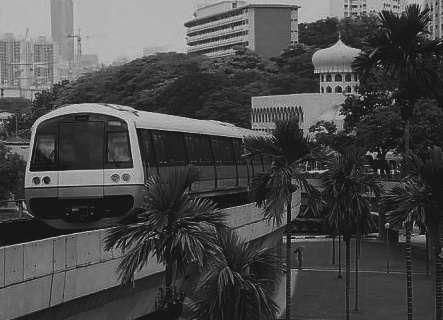
%> input picture mrt-train.jpg, 443 x 320 px
$ octave lab1.m   (GNU Octave 9; MATLAB toolbox functions it lacks are replaced by stand-ins)
%> lines starting %> are read from the running program, lines starting %| are printed output that depends on the picture
%% SC4061/CE4003/CZ4003 Computer Vision - Lab 1
clear; close all; clc;

%% 2.1 Contrast Stretching
% a. Read the image and convert to grayscale
Pc = imread('mrt-train.jpg');
%> Pc is the input picture: size 320x443x3 uint8; min 13, max 204, mean 74
whos Pc
P = rgb2gray(Pc);

% b. View the original image
figure('Name', '2.1 Contrast Stretching');
subplot(1,2,1); imshow(P); title('Original P');

% c. Minimum and maximum intensities
fprintf('2.1 Original: min = %d, max = %d\n', min(P(:)), max(P(:)));
%| 2.1 Original: min = 13, max = 204

% d. Contrast stretching: shift min to 0, then scale max to 255
P2 = imsubtract(P, double(min(P(:))));             % 13..204 -> 0..191
P2 = immultiply(P2, 255 / double(max(P2(:))));     % 0..191 -> 0..255
fprintf('2.1 Stretched: min = %d, max = %d\n', min(P2(:)), max(P2(:)));
%| 2.1 Stretched: min = 0, max = 255

% e. Display the stretched image
subplot(1,2,2); imshow(P2); title('Contrast stretched P2');

%% 2.2 Histogram Equalization
P = rgb2gray(imread('mrt-train.jpg'));

% a. Histograms of P with 10 and 256 bins
figure('Name', '2.2 Histogram Equalization');
subplot(3,2,1); imhist(P, 10);  title('P, 10 bins');
subplot(3,2,2); imhist(P, 256); title('P, 256 bins');

% b. Histogram equalization
P3 = histeq(P, 255);
subplot(3,2,3); imhist(P3, 10);  title('P3 = histeq(P), 10 bins');
subplot(3,2,4); imhist(P3, 256); title('P3 = histeq(P), 256 bins');

% c. Equalize again
P4 = histeq(P3, 255);
subplot(3,2,5); imhist(P4, 10);  title('P4 = histeq(P3), 10 bins');
subplot(3,2,6); imhist(P4, 256); title('P4 = histeq(P3), 256 bins');
%> after `title('P4 = histeq(P3), 256 bins')`:
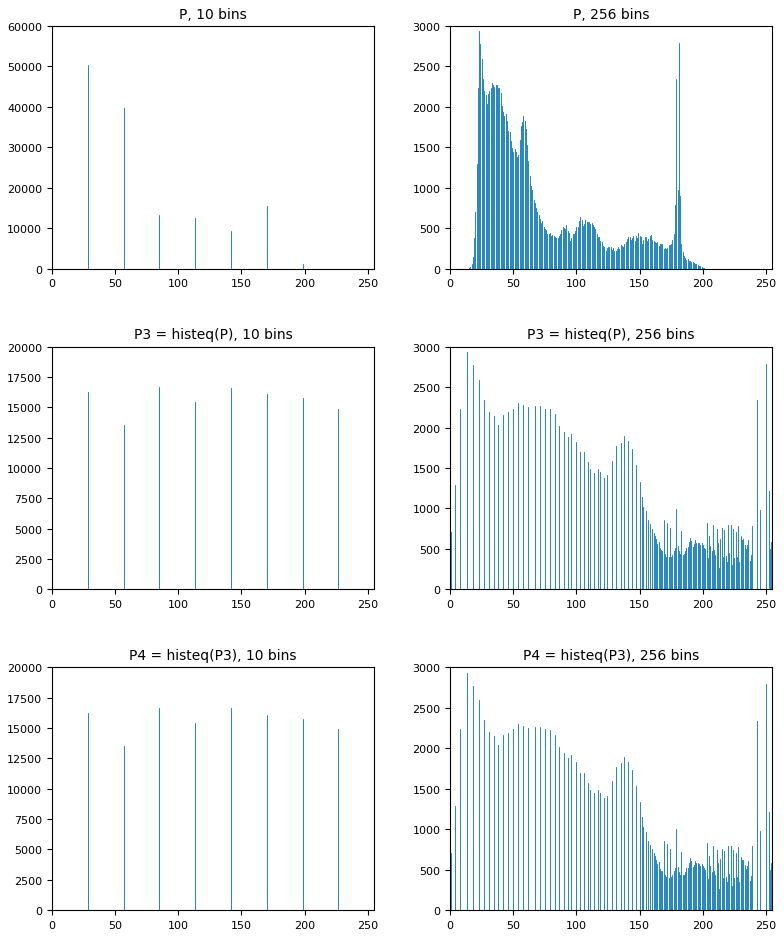
%> figure redrawn from the program's plot data, 6 panels; panel 1: highest point at x = 28.33, y = 50391; panel 2: highest point at x = 23, y = 2935; panel 3: highest point at x = 85, y = 16652; panel 4: highest point at x = 13, y = 2935
% How much did the second equalization change?
fprintf('2.2 Pixels changed by 2nd histeq: %d of %d (%.2f%%)\n', ...
        nnz(P3 ~= P4), numel(P3), 100 * nnz(P3 ~= P4) / numel(P3));
%| 2.2 Pixels changed by 2nd histeq: 0 of 141760 (0.00%)
fprintf('2.2 Largest change: %d gray level(s)\n', ...
        max(abs(double(P3(:)) - double(P4(:)))));
%| 2.2 Largest change: 0 gray level(s)
fprintf('2.2 Distinct gray levels: P = %d, P3 = %d, P4 = %d\n', ...
        numel(unique(P)), numel(unique(P3)), numel(unique(P4)));
%| 2.2 Distinct gray levels: P = 192, P3 = 136, P4 = 136

figure('Name', '2.2 Equalized images');
subplot(1,3,1); imshow(P);  title('P');
subplot(1,3,2); imshow(P3); title('P3 = histeq(P)');
subplot(1,3,3); imshow(P4); title('P4 = histeq(P3)');

%% 2.3 Linear Spatial Filtering
% a. Gaussian filters, 5x5, sigma = 1 and sigma = 2
[xx, yy] = meshgrid(-2:2, -2:2);      % x, y coordinates from -2 to 2

sigma1 = 1.0;
h1 = exp(-(xx.^2 + yy.^2) / (2 * sigma1^2)) / (2 * pi * sigma1^2);
h1 = h1 / sum(h1(:));                 % normalize so elements sum to 1

sigma2 = 2.0;
h2 = exp(-(xx.^2 + yy.^2) / (2 * sigma2^2)) / (2 * pi * sigma2^2);
h2 = h2 / sum(h2(:));                 % normalize so elements sum to 1

fprintf('2.3 sum(h1) = %.4f, sum(h2) = %.4f\n', sum(h1(:)), sum(h2(:)));

figure('Name', '2.3 Gaussian filters');
subplot(1,2,1); mesh(h1); title('Gaussian 5x5, \sigma = 1');
subplot(1,2,2); mesh(h2); title('Gaussian 5x5, \sigma = 2');
%> after `title('Gaussian 5x5, \sigma = 2')`:
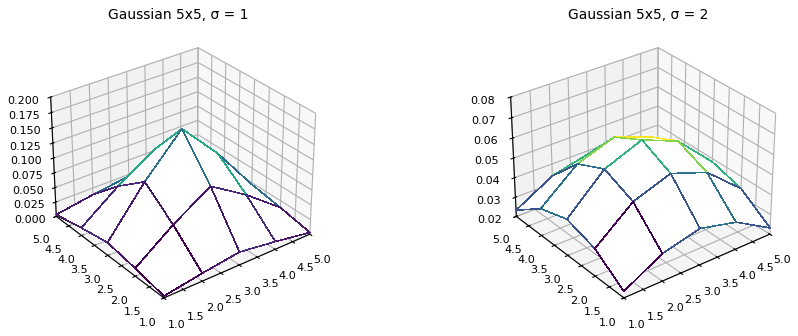
%> figure redrawn from the program's plot data, 2 panels

% b, c. Image with additive Gaussian noise
Pgn = read_gray('lib-gn.jpg');
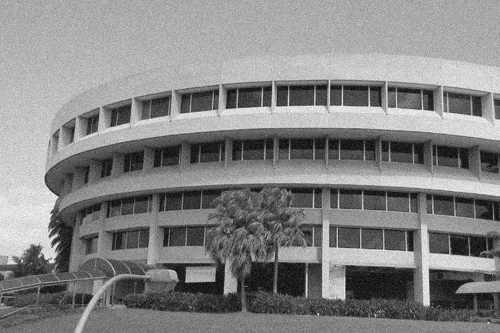
%> input picture lib-gn.jpg, 500 x 333 px
%> in read_gray, I is the input picture: size 333x500 uint8; min 0, max 255, mean 131.8
Pgn_h1 = uint8(conv2(double(Pgn), h1, 'same'));
Pgn_h2 = uint8(conv2(double(Pgn), h2, 'same'));

figure('Name', '2.3 Gaussian filtering on Gaussian noise');
subplot(1,3,1); imshow(Pgn);    title('lib-gn (Gaussian noise)');
subplot(1,3,2); imshow(Pgn_h1); title('Gaussian \sigma = 1');
subplot(1,3,3); imshow(Pgn_h2); title('Gaussian \sigma = 2');

% d, e. Image with additive speckle noise
Psp = read_gray('lib-sp.jpg');
%> call 2 of read_gray, with fname = 'lib-sp.jpg'
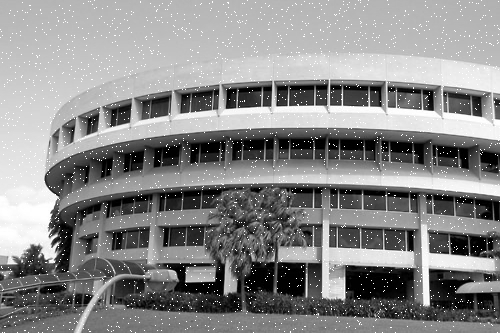
%> input picture lib-sp.jpg, 500 x 333 px
%> in read_gray, I is the input picture: size 333x500 uint8; min 0, max 255, mean 136.7
Psp_h1 = uint8(conv2(double(Psp), h1, 'same'));
Psp_h2 = uint8(conv2(double(Psp), h2, 'same'));

figure('Name', '2.3 Gaussian filtering on speckle noise');
subplot(1,3,1); imshow(Psp);    title('lib-sp (speckle noise)');
subplot(1,3,2); imshow(Psp_h1); title('Gaussian \sigma = 1');
subplot(1,3,3); imshow(Psp_h2); title('Gaussian \sigma = 2');

%% 2.4 Median Filtering
Pgn = read_gray('lib-gn.jpg');
Psp = read_gray('lib-sp.jpg');
Pgn_m3 = medfilt2(Pgn, [3 3]);
Pgn_m5 = medfilt2(Pgn, [5 5]);
Psp_m3 = medfilt2(Psp, [3 3]);
Psp_m5 = medfilt2(Psp, [5 5]);

figure('Name', '2.4 Median filtering on Gaussian noise');
subplot(1,3,1); imshow(Pgn);    title('lib-gn (Gaussian noise)');
subplot(1,3,2); imshow(Pgn_m3); title('Median 3x3');
subplot(1,3,3); imshow(Pgn_m5); title('Median 5x5');

figure('Name', '2.4 Median filtering on speckle noise');
subplot(1,3,1); imshow(Psp);    title('lib-sp (speckle noise)');
subplot(1,3,2); imshow(Psp_m3); title('Median 3x3');
subplot(1,3,3); imshow(Psp_m5); title('Median 5x5');

%% 2.5 Suppressing Noise Interference Patterns
% a. Read and display the image
Pi = read_gray('pck-int.jpg');
%> call 5 of read_gray, with fname = 'pck-int.jpg'
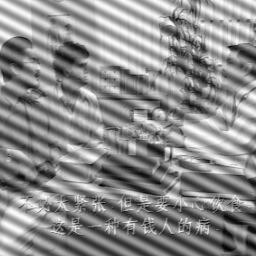
%> input picture pck-int.jpg, 256 x 256 px
%> in read_gray, I is the input picture: size 256x256 uint8; min 0, max 255, mean 139.3
figure('Name', '2.5 Interference: original');
imshow(Pi); title('pck-int');

% b. Fourier transform and power spectrum
F = fft2(double(Pi));
S = abs(F).^2;
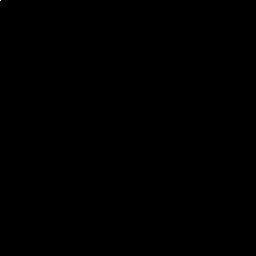
%> S: size 256x256 double; min 2.76, max 8.33e+13, mean 1456085361; drawn with min black and max white
figure('Name', '2.5 Power spectrum (shifted)');
imagesc(fftshift(S.^0.1)); colormap('default'); colorbar;
title('fftshift(S)^{0.1}');

% c. Power spectrum without fftshift, and the peak locations.
% Click the two bright peaks (set USE_GINPUT = false to find them automatically).
figure('Name', '2.5 Power spectrum (unshifted)');
imagesc(S.^0.1); colormap('default'); colorbar;
title('S^{0.1} (no fftshift)');
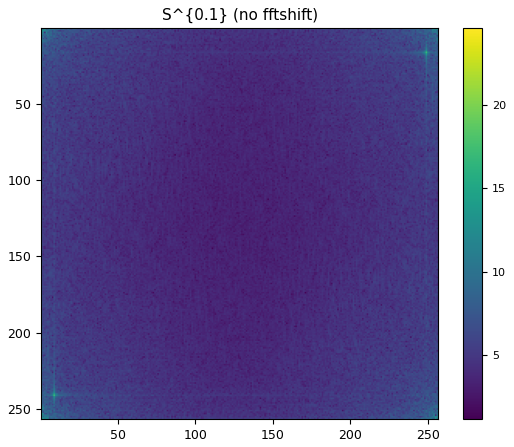
%> figure redrawn from the program's plot data

USE_GINPUT = true;
if USE_GINPUT
%> the run ends on the next line
    [px, py] = ginput(2);
% [225 lines not run here, left out]
function I = read_gray(fname)
% Read an image and convert to grayscale if it is RGB
I = imread(fname);
if ndims(I) == 3
    I = rgb2gray(I);
end
end
